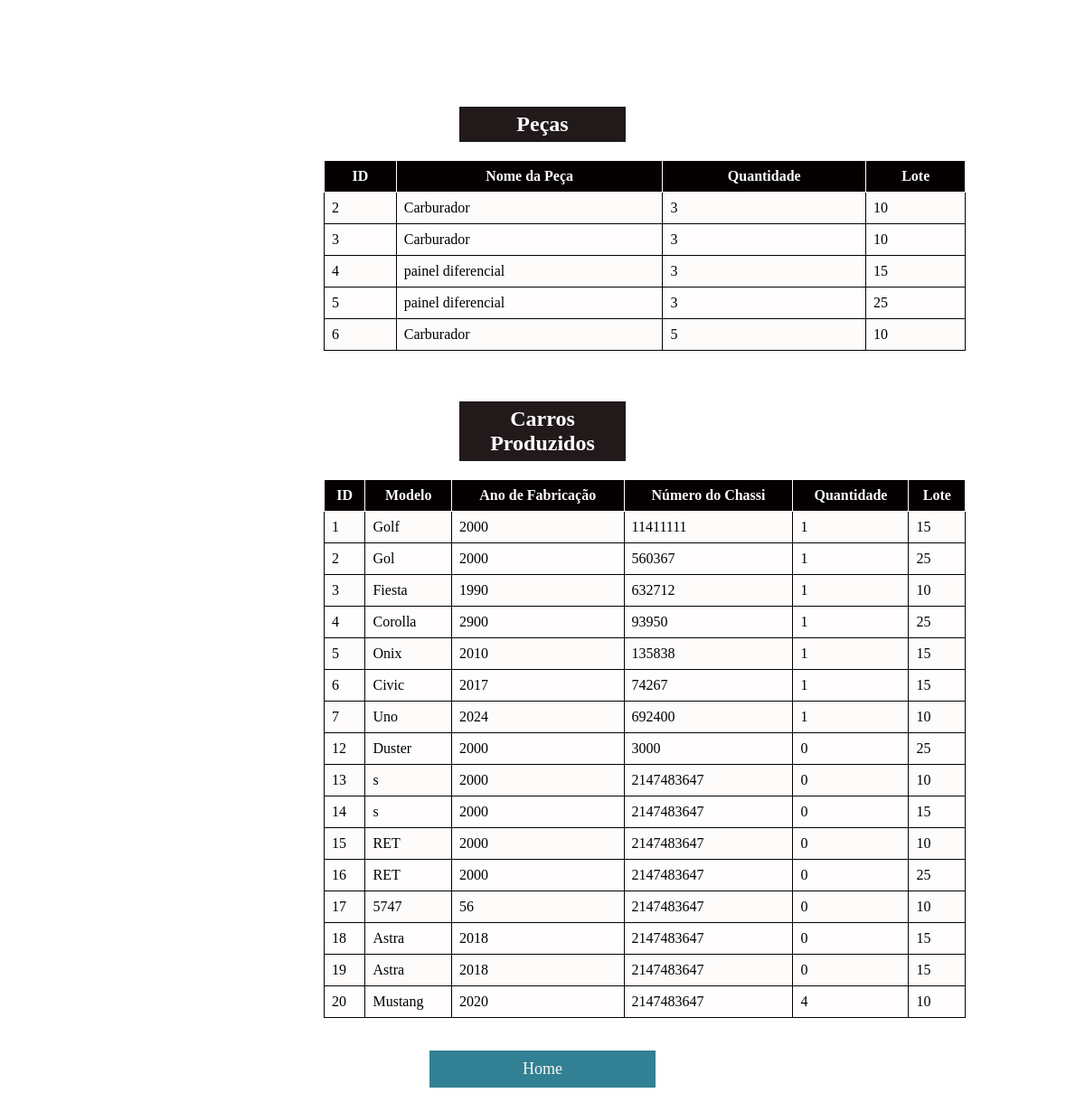
Page /Pages/estoquelst.php on the committed database.
### tables this page shows
CREATE TABLE `pecas` (
  `id` int(11) NOT NULL,
  `nome` varchar(255) DEFAULT NULL,
  `preco` decimal(10,2) DEFAULT NULL,
  `estoque` int(11) DEFAULT NULL,
  `Fk_Fornecedor` int(11) NOT NULL,
  `lote` int(11) DEFAULT NULL
);

CREATE TABLE `carros` (
  `id` int(11) NOT NULL,
  `modelo` varchar(255) DEFAULT NULL,
  `valor` decimal(10,2) DEFAULT NULL,
  `estoque_carros` int(11) DEFAULT NULL,
  `numero_Chassi` int(11) DEFAULT NULL,
  `ano` int(11) DEFAULT NULL,
  `lote` int(11) DEFAULT NULL
);

### Pages/estoquelst.php (the view, shortened to what this page needs)
<!DOCTYPE html>
<html lang="pt-BR">
<head>
    <link rel="stylesheet" href="../css/estoque2.css">
</head>
<body>
    <h1>Estoque Geral da Fábrica</h1>
    <br>
    <h2>Peças</h2>
    <table id="table1">
        <tr>
            <th>ID</th>
            <th>Nome da Peça</th>
            <th>Quantidade</th>
            <th>Lote</th>
        </tr>
        <?php
        $conexao = new PDO("mysql:host=localhost;dbname=fabrica2", "root", "");
        $query_pecas = $conexao->query("SELECT * FROM pecas");
        while ($peca = $query_pecas->fetch(PDO::FETCH_ASSOC)) {
            echo "<tr>";
            echo "<td>{$peca['id']}</td>";
            echo "<td>{$peca['nome']}</td>";
            echo "<td>{$peca['estoque']}</td>";
            echo "<td>{$peca['lote']}</td>";
            echo "</tr>";
        }
        ?>
    </table>
    <br><br>
    <h2>Carros Produzidos</h2>
    <table id="table3">
        <tr>
            <th>ID</th>
            <th>Modelo</th>
            <th>Ano de Fabricação</th>
            <th>Número do Chassi</th>
            <th>Quantidade</th>
            <th>Lote</th>
        </tr>
        <?php
        $query_carros = $conexao->query("SELECT * FROM carros");
        while ($carro = $query_carros->fetch(PDO::FETCH_ASSOC)) {
            echo "<tr>";
            echo "<td>{$carro['id']}</td>";
            echo "<td>{$carro['modelo']}</td>";
            echo "<td>{$carro['ano']}</td>";
            echo "<td>{$carro['numero_Chassi']}</td>";
            echo "<td>{$carro['estoque_carros']}</td>";
            echo "<td>{$carro['lote']}</td>";
            echo "</tr>";
        }
        ?>
    </table>
    <br><br>
    <div class="btn-container">
        <a href="visitante.php" class="btn">Home</a>
    </div>
    <br><br>
</body>
</html>

### CSS/estoque2.css (style rules this page uses)
body { background-size: auto; background-color: white; }
h1 { color: #fff; text-align: center; text-decoration: underline; }
h2 { color: #fff; background-color: #0a0101e5; padding: 6px 10px; text-align: center; margin-left: 500px; margin-right: 500px; }
tr:nth-child(even) { background-color: #f8f4f4; color: #0c0303; }
table { width: 60%; border-collapse: collapse; text-align: left; background-color: black; margin-left: 350px; color: #fff; }
table, th, td { border: 1px solid rgb(2, 0, 0); background-color: #fffdfddc; color: black; padding: 8px; text-align: left; }
th { background-color: #050000; color: rgb(253, 253, 253); text-align: center; border: 1px #fff solid; }
.btn-container { text-align: center; }
.btn { color: #faf6f6; background-color: #02627ace; width: 230px; text-decoration: none; font-size: 18px; padding: 10px; display: inline-block; margin: 0 10px; }

### rows in the picture
pecas: id "2", nome "Carburador", estoque "3", lote "10"
pecas: id "3", nome "Carburador", estoque "3", lote "10"
pecas: id "4", nome "painel diferencial", estoque "3", lote "15"
pecas: id "5", nome "painel diferencial", estoque "3", lote "25"
pecas: id "6", nome "Carburador", estoque "5", lote "10"
carros: id "1", modelo "Golf", ano "2000", numero_Chassi "11411111", estoque_carros "1", lote "15"
carros: id "2", modelo "Gol", ano "2000", numero_Chassi "560367", estoque_carros "1", lote "25"
carros: id "3", modelo "Fiesta", ano "1990", numero_Chassi "632712", estoque_carros "1", lote "10"
carros: id "4", modelo "Corolla", ano "2900", numero_Chassi "93950", estoque_carros "1", lote "25"
carros: id "5", modelo "Onix", ano "2010", numero_Chassi "135838", estoque_carros "1", lote "15"
carros: id "6", modelo "Civic", ano "2017", numero_Chassi "74267", estoque_carros "1", lote "15"
carros: id "7", modelo "Uno", ano "2024", numero_Chassi "692400", estoque_carros "1", lote "10"
carros: id "12", modelo "Duster", ano "2000", numero_Chassi "3000", estoque_carros "0", lote "25"
carros: id "13", modelo "s", ano "2000", numero_Chassi "2147483647", estoque_carros "0", lote "10"
carros: id "14", modelo "s", ano "2000", numero_Chassi "2147483647", estoque_carros "0", lote "15"
carros: id "15", modelo "RET", ano "2000", numero_Chassi "2147483647", estoque_carros "0", lote "10"
carros: id "16", modelo "RET", ano "2000", numero_Chassi "2147483647", estoque_carros "0", lote "25"
carros: id "17", modelo "5747", ano "56", numero_Chassi "2147483647", estoque_carros "0", lote "10"
carros: id "18", modelo "Astra", ano "2018", numero_Chassi "2147483647", estoque_carros "0", lote "15"
carros: id "19", modelo "Astra", ano "2018", numero_Chassi "2147483647", estoque_carros "0", lote "15"
carros: id "20", modelo "Mustang", ano "2020", numero_Chassi "2147483647", estoque_carros "4", lote "10"
